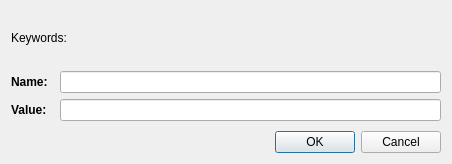
<?xml version="1.0" encoding="UTF-8"?>
<ui version="4.0">
 <class>YaraAddMetaDialog</class>
 <widget class="QDialog" name="YaraAddMetaDialog">
  <property name="geometry">
   <rect>
    <x>0</x>
    <y>0</y>
    <width>452</width>
    <height>164</height>
   </rect>
  </property>
  <property name="windowTitle">
   <string>Add Yara Metadata</string>
  </property>
  <layout class="QVBoxLayout" name="verticalLayout">
   <item>
    <widget class="QLabel" name="labelAction">
     <property name="text">
      <string>Keywords:</string>
     </property>
    </widget>
   </item>
   <item>
    <layout class="QFormLayout" name="formLayout">
     <property name="horizontalSpacing">
      <number>12</number>
     </property>
     <item row="0" column="0">
      <widget class="QLabel" name="labelName">
       <property name="font">
        <font>
         <weight>75</weight>
         <bold>true</bold>
        </font>
       </property>
       <property name="text">
        <string>Name:</string>
       </property>
      </widget>
     </item>
     <item row="1" column="0">
      <widget class="QLabel" name="labelValue">
       <property name="font">
        <font>
         <weight>75</weight>
         <bold>true</bold>
        </font>
       </property>
       <property name="text">
        <string>Value:</string>
       </property>
      </widget>
     </item>
     <item row="1" column="1">
      <widget class="QLineEdit" name="valueEdit"/>
     </item>
     <item row="0" column="1">
      <widget class="QLineEdit" name="nameEdit"/>
     </item>
    </layout>
   </item>
   <item>
    <widget class="QDialogButtonBox" name="buttonBox">
     <property name="orientation">
      <enum>Qt::Horizontal</enum>
     </property>
     <property name="standardButtons">
      <set>QDialogButtonBox::Cancel|QDialogButtonBox::Ok</set>
     </property>
    </widget>
   </item>
  </layout>
 </widget>
 <resources/>
 <connections/>
</ui>
